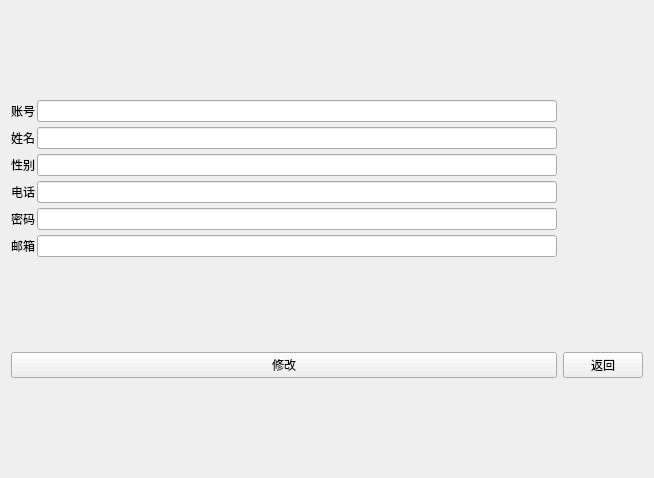
<?xml version="1.0" encoding="UTF-8"?>
<ui version="4.0">
 <class>UserInfo</class>
 <widget class="QWidget" name="UserInfo">
  <property name="geometry">
   <rect>
    <x>0</x>
    <y>0</y>
    <width>654</width>
    <height>478</height>
   </rect>
  </property>
  <property name="windowTitle">
   <string>Form</string>
  </property>
  <layout class="QGridLayout" name="gridLayout_3">
   <item row="0" column="0">
    <layout class="QGridLayout" name="gridLayout_2">
     <property name="horizontalSpacing">
      <number>2</number>
     </property>
     <property name="verticalSpacing">
      <number>5</number>
     </property>
     <item row="0" column="2">
      <widget class="QLineEdit" name="idEdit_2"/>
     </item>
     <item row="1" column="2">
      <widget class="QLineEdit" name="nameEdit_2"/>
     </item>
     <item row="1" column="0">
      <widget class="QLabel" name="name_2">
       <property name="text">
        <string>姓名</string>
       </property>
      </widget>
     </item>
     <item row="3" column="0">
      <widget class="QLabel" name="phone">
       <property name="text">
        <string>电话</string>
       </property>
      </widget>
     </item>
     <item row="2" column="2">
      <widget class="QLineEdit" name="sexEdit"/>
     </item>
     <item row="2" column="0">
      <widget class="QLabel" name="sex">
       <property name="text">
        <string>性别</string>
       </property>
      </widget>
     </item>
     <item row="3" column="2">
      <widget class="QLineEdit" name="phoneEdit"/>
     </item>
     <item row="0" column="0">
      <widget class="QLabel" name="id_2">
       <property name="text">
        <string>账号</string>
       </property>
      </widget>
     </item>
     <item row="4" column="0">
      <widget class="QLabel" name="password_2">
       <property name="text">
        <string>密码</string>
       </property>
      </widget>
     </item>
     <item row="4" column="2">
      <widget class="QLineEdit" name="passwordEdit_2"/>
     </item>
     <item row="5" column="2">
      <widget class="QLineEdit" name="mailEdit_2"/>
     </item>
     <item row="5" column="0">
      <widget class="QLabel" name="mail_2">
       <property name="text">
        <string>邮箱</string>
       </property>
      </widget>
     </item>
    </layout>
   </item>
   <item row="1" column="0">
    <widget class="QPushButton" name="userInfoChange">
     <property name="text">
      <string>修改</string>
     </property>
    </widget>
   </item>
   <item row="1" column="1">
    <widget class="QPushButton" name="userInfoReturn">
     <property name="text">
      <string>返回</string>
     </property>
    </widget>
   </item>
  </layout>
 </widget>
 <resources/>
 <connections/>
</ui>
